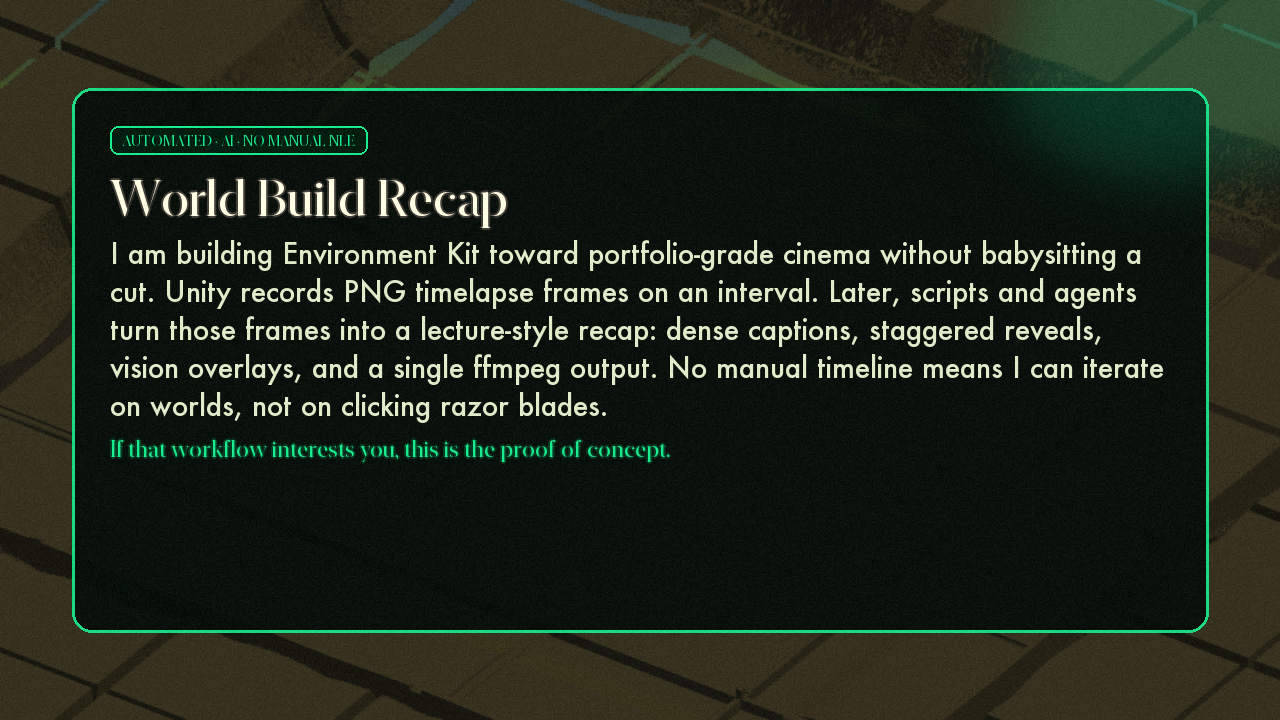
#> input picture Packages/com.cursor.environment-authoring-kit/Tools/cave-grader/_original-approved-from-git/ApprovedIntro.png, 1280 x 720 px
$ python -i demo-recap-opencv-annotate.py   (imports and definitions only)
#> lines starting #> are read from the running program, lines starting #| are printed output that depends on the picture; after the words box and inside, x2 and y2 are one past the last pixel; in counts of white or black regions, pixels touching at a corner belong together
"""OpenCV scene analysis for milestone callouts (Unity Scene view timelapse PNGs)."""
from __future__ import annotations

import re
from pathlib import Path
from typing import Any

try:
    import cv2  # type: ignore
    import numpy as np  # type: ignore

    HAS_CV2 = True
except ImportError:
    HAS_CV2 = False


# teachingFocus / phase → accurate on-screen callout (synced to DemoRecapTimeline.json)
TEACHING_FOCUS_LABELS: dict[str, tuple[str, str]] = {
    "seed_tile_origin": ("Seed anchor tile", "ellipse"),
    "editor_queue_drain": ("Bench slots clearing", "ellipse"),
    "nine_tile_height_flatten": ("Tile flatten", "ellipse"),
    "nine_tile_grid_contract": ("3×3 grid contract", "rect"),
    "tile_seam_weld": ("Seam weld", "ellipse"),
    "four_way_seam_height_lock": ("Four-way seam cross", "ellipse"),
    "playable_bowl_rim": ("Play disk rim", "ellipse"),
    "play_disk_base_plane": ("3×3 play disk", "rect"),
    "macro_noise_sculpt": ("Noise sculpt stroke", "ellipse"),
    "terrain_meat_scaffolding": ("Nine-cell wall grid", "rect"),
    "foothill_seam_blend": ("Foothill blend", "ellipse"),
    "cell_first_structure": ("Modular wall grid", "rect"),
    "outer_ring_elevation_sculpt": ("Ring elevation stroke", "ellipse"),
    "perimeter_massing": ("Mountain ring", "ellipse"),
    "labyrinth_pocket_cut": ("Labyrinth grid cut", "ellipse"),
    "staggered_annex_corridors": ("Staggered wall cells", "ellipse"),
    "trail_bench_queue_drain": ("Trail stamp", "ellipse"),
    "trail_bench_grid_queue": ("3×3 bench pad", "ellipse"),
    "cave_mouth_seam_freeze": ("Seam ring", "ellipse"),
    "forest_ring_playable_footprint": ("Forest ring tile", "ellipse"),
}

PHASE_LABELS: dict[str, tuple[str, str]] = {
    "editor queue": ("Editor queue", "ellipse"),
    "nine-tile grid": ("Nine-tile grid", "rect"),
    "tile seams": ("Tile seams", "rect"),
    "play disk grading": ("Play disk", "ellipse"),
    "terrain meat": ("Terrain meat", "ellipse"),
    "foothills": ("Foothills", "ellipse"),
    "mountains": ("Mountain ring", "rect"),
    "south annex": ("South labyrinth", "rect"),
    "trail queue": ("Trail bench", "ellipse"),
    "surface lock": ("Surface authority", "ellipse"),
}


# [8 lines left out: function _norm_box, not called in this run]


def _scene_roi(img: Any) -> tuple[Any, int, int]:
    """Unity editor: keep central game view, drop chrome bars."""
    h, w = img.shape[:2]
    y0, y1 = int(h * 0.06), int(h * 0.74)
    x0, x1 = int(w * 0.04), int(w * 0.96)
    return img[y0:y1, x0:x1], x0, y0


def _detect_blue_gizmo(scene: Any, off_x: int, off_y: int, fw: int, fh: int) -> dict[str, Any] | None:
    hsv = cv2.cvtColor(scene, cv2.COLOR_BGR2HSV)
    mask = cv2.inRange(hsv, np.array([95, 90, 70]), np.array([135, 255, 255]))
    mask = cv2.morphologyEx(mask, cv2.MORPH_OPEN, np.ones((3, 3), np.uint8))
    cnts, _ = cv2.findContours(mask, cv2.RETR_EXTERNAL, cv2.CHAIN_APPROX_SIMPLE)
    if not cnts:
        return None
    c = max(cnts, key=cv2.contourArea)
    if cv2.contourArea(c) < 40:
        return None
    x, y, bw, bh = cv2.boundingRect(c)
    cx = (off_x + x + bw / 2) / fw
    cy = (off_y + y + bh / 2) / fh
    return {
        "kind": "arrow",
        "from": [cx, min(0.95, cy + 0.08)],
        "to": [cx, cy],
        "label": "Active tile",
    }


# [35 lines left out: function _detect_grid_core, not called in this run]


def _detect_change_blob(scene: Any, off_x: int, off_y: int, fw: int, fh: int) -> dict[str, Any] | None:
    """Fallback: high-contrast sculpt region."""
    lab = cv2.cvtColor(scene, cv2.COLOR_BGR2LAB)
    l = lab[:, :, 0]
    _, th = cv2.threshold(l, 0, 255, cv2.THRESH_BINARY + cv2.THRESH_OTSU)
    cnts, _ = cv2.findContours(th, cv2.RETR_EXTERNAL, cv2.CHAIN_APPROX_SIMPLE)
    if not cnts:
        return None
    sh, sw = scene.shape[:2]
    cx, cy = sw / 2, sh / 2
    best = None
    best_score = -1.0
    for c in cnts:
        area = cv2.contourArea(c)
        if area < sh * sw * 0.02 or area > sh * sw * 0.65:
            continue
        x, y, bw, bh = cv2.boundingRect(c)
        mx, my = x + bw / 2, y + bh / 2
        dist = abs(mx - cx) + abs(my - cy)
        score = area / (1.0 + dist)
        if score > best_score:
            best_score = score
            best = (x, y, x + bw, y + bh)
    if not best:
        return None
    x0, y0, x1, y1 = best
    return {
        "kind": "ellipse",
        "box": _norm_box(
            (off_x + x0) / fw,
            (off_y + y0) / fh,
            (off_x + x1) / fw,
            (off_y + y1) / fh,
        ),
        "label": "Focus",
    }


def annotation_label_for_milestone(milestone: dict[str, Any]) -> tuple[str, str]:
    """Return (label, kind) from timeline phase / sub / teachingFocus — not generic AI text."""
    focus = (milestone.get("teachingFocus") or "").strip()
    if focus in TEACHING_FOCUS_LABELS:
        return TEACHING_FOCUS_LABELS[focus]

    sub_action = (milestone.get("subAction") or "").strip()
    if sub_action:
        return sub_action, "ellipse"

    phase = (milestone.get("phase") or "").strip().lower()
    for key, (label, kind) in PHASE_LABELS.items():
        if key in phase:
            return label, kind

    chapter = (milestone.get("chapter") or "").strip()
    if milestone.get("beatKind") == "subbeat" and "·" in chapter:
        title = chapter.split("·", 1)[-1].strip()
        if title:
            return title, "ellipse"

    sub = (milestone.get("sub") or "").strip()
    if sub:
        short = re.sub(r"\b(pass|queue|grading)\b", "", sub, flags=re.I).strip(" -")
        if short:
            return short.title()[:24], "ellipse"

    if chapter:
        return chapter[:24], "ellipse"
    return "Focus", "ellipse"


# [18 lines left out: function sync_region_labels_from_timeline, not called in this run]


def detect_regions(image_path: Path, milestone: dict[str, Any] | None = None) -> list[dict[str, Any]]:
    """Return 1–2 normalized regions for draw_scene_annotations."""
    milestone = milestone or {}
    chapter = (milestone.get("chapter") or "").lower()
    sub = (milestone.get("sub") or milestone.get("subAction") or "").lower()
    blob = f"{chapter} {sub}"

    if not HAS_CV2:
        return _fallback_regions(blob)

    img = cv2.imread(str(image_path))
#> img is the input picture: shape (720, 1280, 3); mean B, G, R 27.8, 39.3, 31.3
    if img is None:
        return _fallback_regions(blob)

    fh, fw = img.shape[:2]
#> fh = 720; fw = 1280
    scene, off_x, off_y = _scene_roi(img)
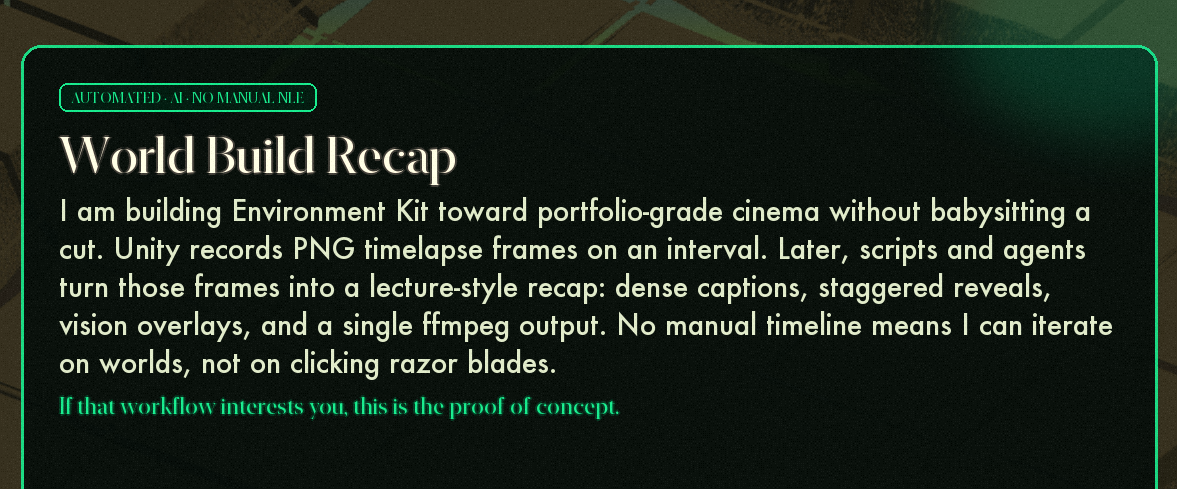
#> scene: shape (489, 1177, 3); mean B, G, R 29, 39, 28
#> off_x = 51; off_y = 43
    regions: list[dict[str, Any]] = []

    if "grid" in blob or "nine" in blob or "tile" in blob:
        core = _detect_grid_core(scene, off_x, off_y, fw, fh)
        if core:
            regions.append(core)
        gizmo = _detect_blue_gizmo(scene, off_x, off_y, fw, fh)
        if gizmo:
            regions.append(gizmo)
    elif "seam" in blob or "bootstrap" in blob:
        ch = _detect_change_blob(scene, off_x, off_y, fw, fh)
        if ch:
            ch["label"] = "Seam / sculpt"
            regions.append(ch)
    else:
        ch = _detect_change_blob(scene, off_x, off_y, fw, fh)
#> in _detect_change_blob, `lab = cv2.cvtColor(scene, cv2.COLOR_BGR2LAB)`: lab: shape (489, 1177, 3); mean of channels 0, 1, 2 34.5, 122.1, 132.6
#> in _detect_change_blob, `l = lab[:, :, 0]`:
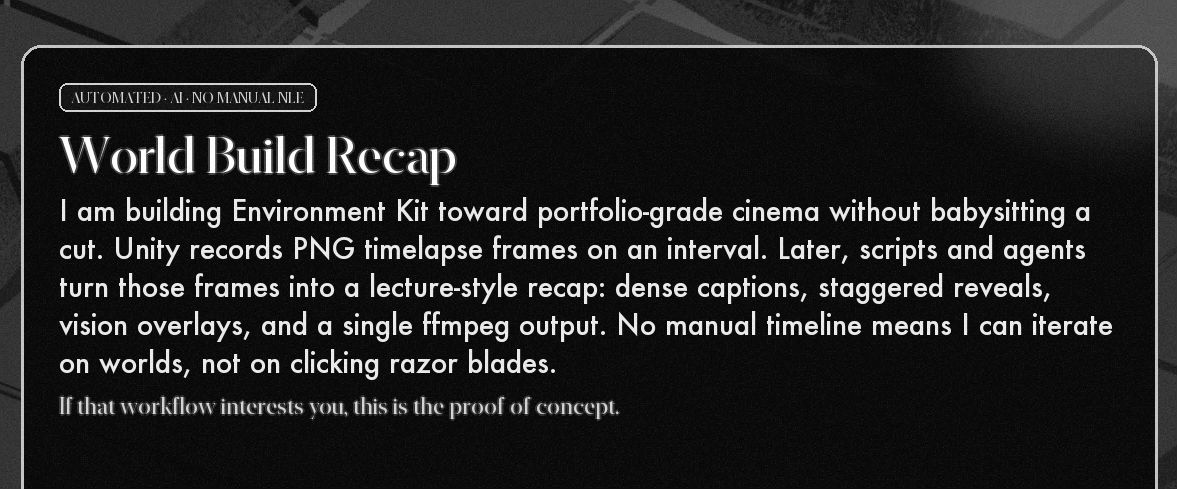
#> l: shape (489, 1177); min 1, max 254, mean 34.5
#> in _detect_change_blob, `_, th = cv2.threshold(l, 0, 255, cv2.THRESH_BINARY + cv2.THRESH_OTSU)`:
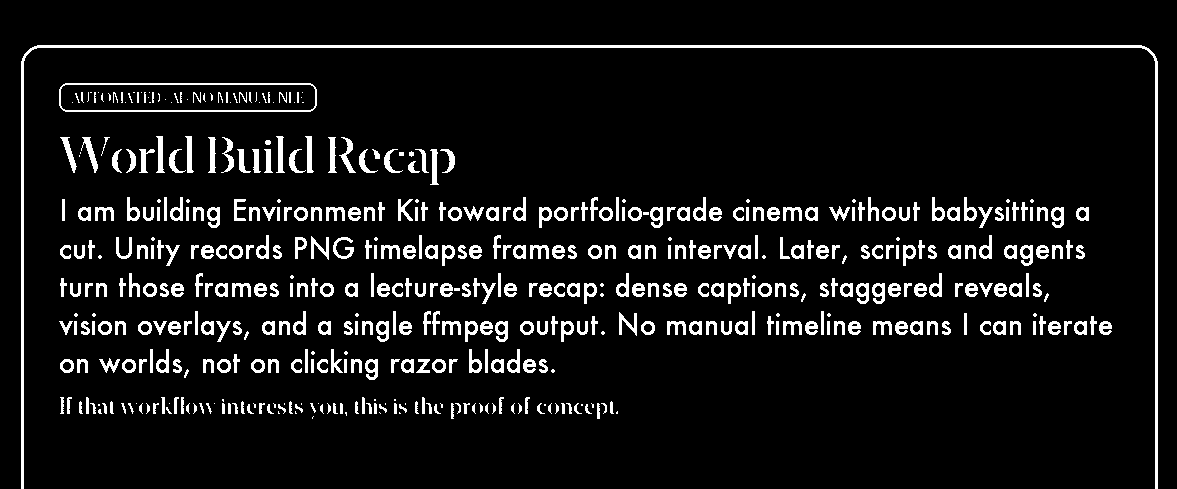
#> th: shape (489, 1177); 7.7% white; 512 white regions (92 under 20 px)
#> in _detect_change_blob, `cnts, _ = cv2.findContours(th, cv2.RETR_EXTERNAL, cv2.CHAIN_APPROX_SIM..`: cnts = 464 contours, 114 with area under 20; largest, box (x1, y1, x2, y2) and area: (59, 83, 317, 112) 7138, (21, 45, 1158, 489) 4001, (650, 207, 663, 228) 175, (365, 359, 378, 380) 174, (495, 321, 508, 342) 174
#> the loop in _detect_change_blob, `for c in cnts:` made 464 passes
#> area on passes 23, 27, 37: 26.5, 20, 22
#> after the loop in _detect_change_blob, `for c in cnts:`: best_score = -1
        if ch:
            regions.append(ch)
        gizmo = _detect_blue_gizmo(scene, off_x, off_y, fw, fh)
#> in _detect_blue_gizmo, `hsv = cv2.cvtColor(scene, cv2.COLOR_BGR2HSV)`: hsv: shape (489, 1177, 3); mean H, S, V 62.7, 112.1, 39.5
#> in _detect_blue_gizmo, `mask = cv2.inRange(hsv, np.array([95, 90, 70]), np.array([135, 255, 25..`: mask: shape (489, 1177); every value is 0
#> in _detect_blue_gizmo, `cnts, _ = cv2.findContours(mask, cv2.RETR_EXTERNAL, cv2.CHAIN_APPROX_S..`: cnts = []
        if gizmo and len(regions) < 2:
            regions.append(gizmo)

    if not regions:
        regions = _fallback_regions(blob)

    label, kind = annotation_label_for_milestone(milestone)
    for r in regions:
        r["label"] = label
        if r.get("kind") in ("ellipse", "rect", "arrow"):
            r["kind"] = kind if kind in ("ellipse", "rect") else r["kind"]
    return regions[:2]


def _fallback_regions(blob: str) -> list[dict[str, Any]]:
    if "grid" in blob or "nine" in blob:
        return [{"kind": "rect", "box": [0.22, 0.20, 0.78, 0.68], "label": "Nine-tile core"}]
    if "seam" in blob:
        return [{"kind": "rect", "box": [0.18, 0.18, 0.82, 0.70], "label": "Seam watch"}]
    return [{"kind": "ellipse", "box": [0.28, 0.22, 0.72, 0.62], "label": "Focus"}]


# [13 lines left out: function apply_opencv_to_milestones, not called in this run]

>>> result = detect_regions('_original-approved-from-git/ApprovedIntro.png')

$ run again, on Packages/com.cursor.environment-authoring-kit/Tools/cave-grader/_original-approved-from-git/ApprovedOutro.png
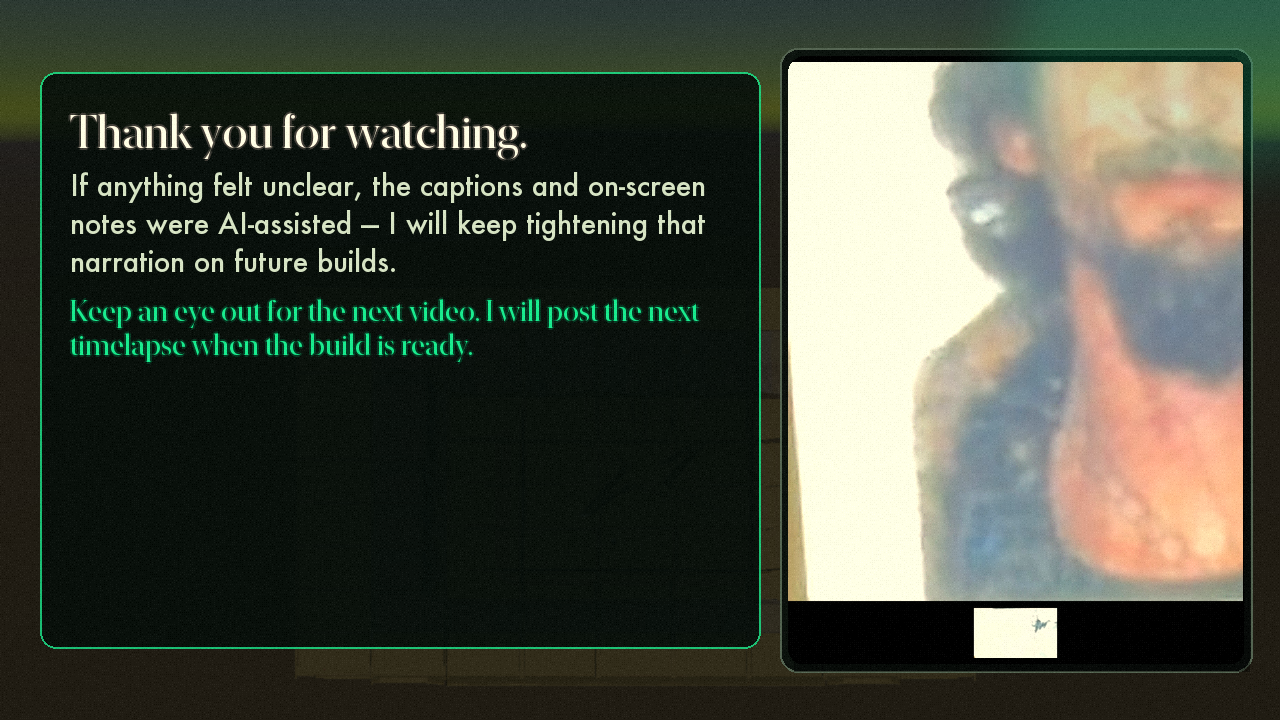
#> input picture Packages/com.cursor.environment-authoring-kit/Tools/cave-grader/_original-approved-from-git/ApprovedOutro.png, 1280 x 720 px
#> in detect_regions, img is the input picture: shape (720, 1280, 3); mean B, G, R 65.6, 77.7, 73.5
#> in detect_regions, `scene, off_x, off_y = _scene_roi(img)`:
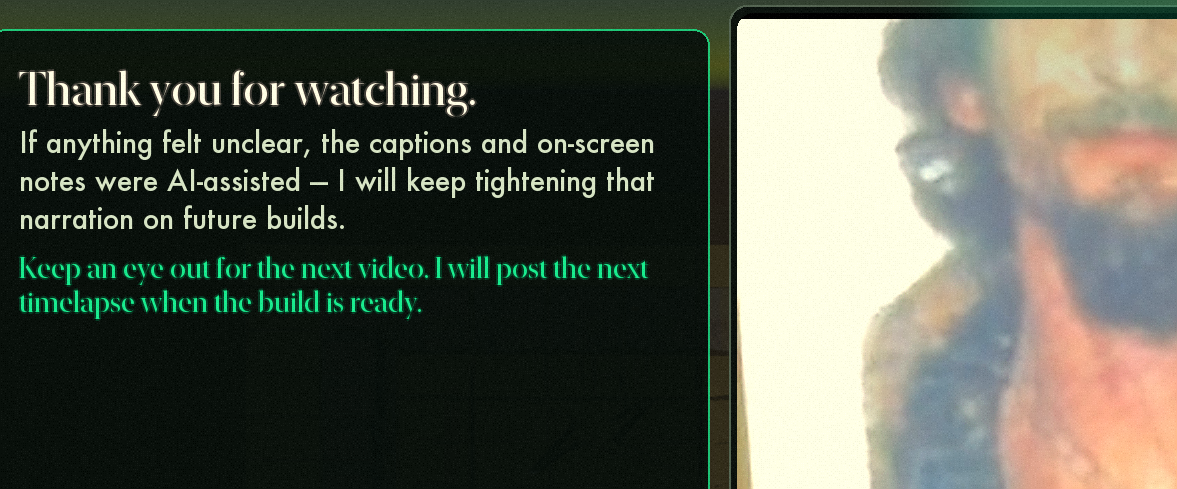
#> scene: shape (489, 1177, 3); mean B, G, R 79.6, 92.5, 88.3
#> off_x = 51; off_y = 43
#> lab: shape (489, 1177, 3); mean of channels 0, 1, 2 91.9, 124.5, 134.5
#> in _detect_change_blob, `_, th = cv2.threshold(l, 0, 255, cv2.THRESH_BINARY + cv2.THRESH_OTSU)`:
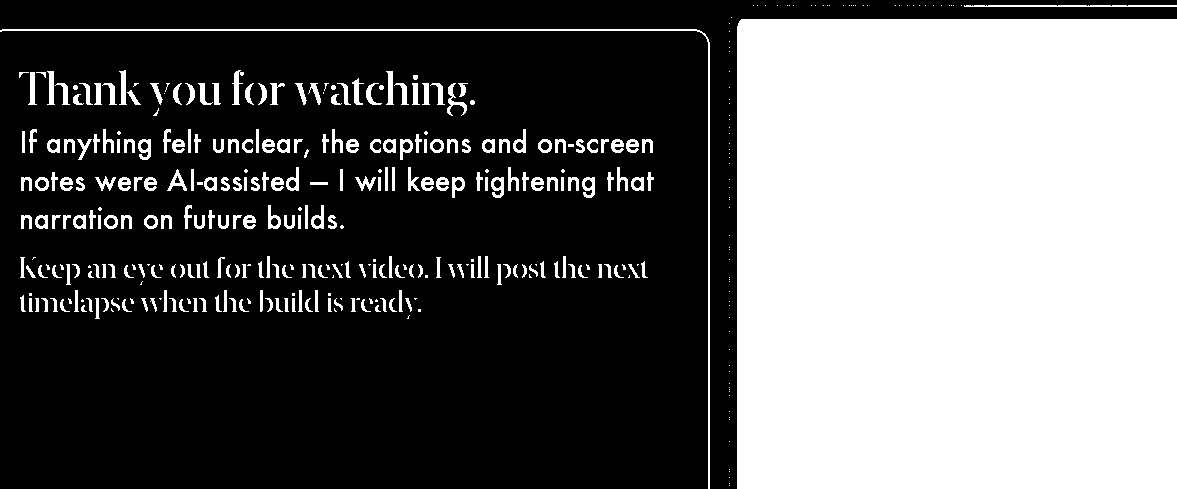
#> th: shape (489, 1177); 39.8% white; 396 white regions (145 under 20 px)
#> in _detect_change_blob, `cnts, _ = cv2.findContours(th, cv2.RETR_EXTERNAL, cv2.CHAIN_APPROX_SIM..`: cnts = 396 contours, 156 with area under 20; largest, box (x1, y1, x2, y2) and area: (737, 19, 1177, 489) 205879, (0, 29, 710, 489) 1159, (964, 5, 1177, 7) 202, (582, 177, 595, 198) 174, (491, 177, 504, 198) 174
#> the loop in _detect_change_blob, `for c in cnts:` made 396 passes
#> (area, x, y, bw, bh, mx, my, dist) on pass 363: (205879, 737, 19, 440, 470, 957, 254, 378)
#> after the loop in _detect_change_blob, `for c in cnts:`: best_score = 543.2
#> in _detect_change_blob, `x0, y0, x1, y1 = best`: x0 = 737; y0 = 19; x1 = 1177; y1 = 489
#> ch = {'kind': 'ellipse', 'box': [0.616, 0.0861, 0.959, 0.739], 'label': 'Focus'}
#> hsv: shape (489, 1177, 3); mean H, S, V 55.4, 87.7, 98
#> mask: shape (489, 1177); every value is 0
#> in _detect_blue_gizmo, `cnts, _ = cv2.findContours(mask, cv2.RETR_EXTERNAL, cv2.CHAIN_APPROX_S..`: cnts = []
#> the loop in detect_regions, `for r in regions:` made 1 pass
#> result = 1 item
